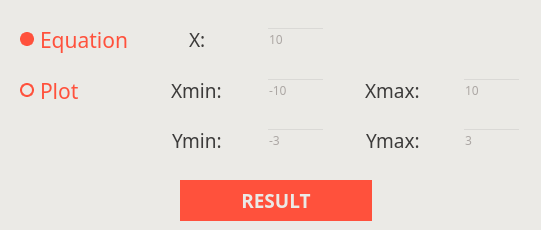
<?xml version="1.0" encoding="UTF-8"?>
<ui version="4.0">
    <class>plotOrEquationView</class>
    <widget class="QDialog" name="plotOrEquationView">
        <property name="geometry">
            <rect>
                <x>0</x>
                <y>0</y>
                <width>541</width>
                <height>230</height>
            </rect>
        </property>
        <property name="minimumSize">
            <size>
                <width>541</width>
                <height>230</height>
            </size>
        </property>
        <property name="maximumSize">
            <size>
                <width>541</width>
                <height>230</height>
            </size>
        </property>
        <property name="windowTitle">
            <string>Dialog</string>
        </property>
        <property name="styleSheet">
            <string notr="true">background-color:  #ebeae6;</string>
        </property>
        <widget class="QWidget" name="gridLayoutWidget">
            <property name="geometry">
                <rect>
                    <x>20</x>
                    <y>10</y>
                    <width>501</width>
                    <height>161</height>
                </rect>
            </property>
            <property name="font">
                <font>
                    <pointsize>14</pointsize>
                </font>
            </property>
            <layout class="QGridLayout" name="gridLayout">
                <item row="1" column="2">
                    <widget class="QLineEdit" name="equationXValueLine">
                        <property name="font">
                            <font>
                                <family>JetBrains Mono</family>
                                <bold>false</bold>
                            </font>
                        </property>
                        <property name="styleSheet">
                            <string notr="true">background: transparent;
color: #aca7a4;</string>
                        </property>
                        <property name="text">
                            <string>10</string>
                        </property>
                        <property name="maxLength">
                            <number>7</number>
                        </property>
                        <property name="readOnly">
                            <bool>false</bool>
                        </property>
                    </widget>
                </item>
                <item row="1" column="1">
                    <widget class="QLineEdit" name="equationXLine">
                        <property name="font">
                            <font>
                                <family>JetBrains Mono</family>
                                <pointsize>14</pointsize>
                                <bold>false</bold>
                            </font>
                        </property>
                        <property name="layoutDirection">
                            <enum>Qt::LeftToRight</enum>
                        </property>
                        <property name="styleSheet">
                            <string notr="true">background: transparent;
border: none;
color: #3c3b3a;</string>
                        </property>
                        <property name="text">
                            <string>X:</string>
                        </property>
                        <property name="alignment">
                            <set>Qt::AlignCenter</set>
                        </property>
                        <property name="readOnly">
                            <bool>true</bool>
                        </property>
                    </widget>
                </item>
                <item row="2" column="3">
                    <widget class="QLineEdit" name="plotXmaxLine">
                        <property name="font">
                            <font>
                                <family>JetBrains Mono</family>
                                <pointsize>14</pointsize>
                                <bold>false</bold>
                            </font>
                        </property>
                        <property name="styleSheet">
                            <string notr="true">background: transparent;
border: none;
color: #3c3b3a;</string>
                        </property>
                        <property name="text">
                            <string>Xmax:</string>
                        </property>
                        <property name="alignment">
                            <set>Qt::AlignCenter</set>
                        </property>
                        <property name="readOnly">
                            <bool>true</bool>
                        </property>
                    </widget>
                </item>
                <item row="2" column="2">
                    <widget class="QLineEdit" name="plotXminValueLine">
                        <property name="font">
                            <font>
                                <family>JetBrains Mono</family>
                                <bold>false</bold>
                            </font>
                        </property>
                        <property name="styleSheet">
                            <string notr="true">background: transparent;
color: #aca7a4;</string>
                        </property>
                        <property name="text">
                            <string>-10</string>
                        </property>
                        <property name="maxLength">
                            <number>8</number>
                        </property>
                    </widget>
                </item>
                <item row="3" column="4">
                    <widget class="QLineEdit" name="plotYmaxValueLine">
                        <property name="font">
                            <font>
                                <family>JetBrains Mono</family>
                                <bold>false</bold>
                            </font>
                        </property>
                        <property name="styleSheet">
                            <string notr="true">background: transparent;
color: #aca7a4;</string>
                        </property>
                        <property name="text">
                            <string>3</string>
                        </property>
                        <property name="maxLength">
                            <number>8</number>
                        </property>
                    </widget>
                </item>
                <item row="3" column="2">
                    <widget class="QLineEdit" name="plotYminValueLine">
                        <property name="enabled">
                            <bool>true</bool>
                        </property>
                        <property name="font">
                            <font>
                                <family>JetBrains Mono</family>
                                <bold>false</bold>
                            </font>
                        </property>
                        <property name="styleSheet">
                            <string notr="true">background: transparent;
color: #aca7a4;</string>
                        </property>
                        <property name="text">
                            <string>-3</string>
                        </property>
                        <property name="maxLength">
                            <number>8</number>
                        </property>
                    </widget>
                </item>
                <item row="3" column="1">
                    <widget class="QLineEdit" name="plotYminLine">
                        <property name="font">
                            <font>
                                <family>JetBrains Mono</family>
                                <pointsize>14</pointsize>
                                <bold>false</bold>
                            </font>
                        </property>
                        <property name="styleSheet">
                            <string notr="true">background: transparent;
border: none;
color: #3c3b3a;</string>
                        </property>
                        <property name="text">
                            <string>Ymin:</string>
                        </property>
                        <property name="alignment">
                            <set>Qt::AlignCenter</set>
                        </property>
                        <property name="readOnly">
                            <bool>true</bool>
                        </property>
                    </widget>
                </item>
                <item row="2" column="4">
                    <widget class="QLineEdit" name="plotXmaxValueLine">
                        <property name="font">
                            <font>
                                <family>JetBrains Mono</family>
                                <bold>false</bold>
                            </font>
                        </property>
                        <property name="styleSheet">
                            <string notr="true">background: transparent;
color: #aca7a4;</string>
                        </property>
                        <property name="text">
                            <string>10</string>
                        </property>
                        <property name="maxLength">
                            <number>8</number>
                        </property>
                    </widget>
                </item>
                <item row="2" column="1">
                    <widget class="QLineEdit" name="plotXminLine">
                        <property name="font">
                            <font>
                                <family>JetBrains Mono</family>
                                <pointsize>14</pointsize>
                                <bold>false</bold>
                            </font>
                        </property>
                        <property name="styleSheet">
                            <string notr="true">background: transparent;
border: none;
color: #3c3b3a;</string>
                        </property>
                        <property name="text">
                            <string>Xmin:</string>
                        </property>
                        <property name="alignment">
                            <set>Qt::AlignCenter</set>
                        </property>
                        <property name="readOnly">
                            <bool>true</bool>
                        </property>
                    </widget>
                </item>
                <item row="3" column="3">
                    <widget class="QLineEdit" name="plotYmaxLine">
                        <property name="font">
                            <font>
                                <family>JetBrains Mono</family>
                                <pointsize>14</pointsize>
                                <bold>false</bold>
                            </font>
                        </property>
                        <property name="styleSheet">
                            <string notr="true">background: transparent;
border: none;
color: #3c3b3a;</string>
                        </property>
                        <property name="text">
                            <string>Ymax:</string>
                        </property>
                        <property name="alignment">
                            <set>Qt::AlignCenter</set>
                        </property>
                        <property name="readOnly">
                            <bool>true</bool>
                        </property>
                    </widget>
                </item>
                <item row="1" column="0">
                    <widget class="QRadioButton" name="equationRadioButton">
                        <property name="font">
                            <font>
                                <family>JetBrains Mono</family>
                                <pointsize>16</pointsize>
                                <bold>false</bold>
                            </font>
                        </property>
                        <property name="styleSheet">
                            <string notr="true">QRadioButton {
	padding: 0.5em 0.5em;
	background: transparent;
	color: #ff513c;
}

QRadioButton::indicator {
    width:                  10px;
    height:                 10px;
    border-radius:          7px;
}

QRadioButton::indicator:checked {
    background-color: #ff513c;
    border: 2px solid #ff513c
}

QRadioButton::indicator:unchecked {
    border: 2px solid #ff513c;
}</string>
                        </property>
                        <property name="text">
                            <string>Equation</string>
                        </property>
                        <property name="checked">
                            <bool>true</bool>
                        </property>
                    </widget>
                </item>
                <item row="2" column="0">
                    <widget class="QRadioButton" name="plotRadioButton">
                        <property name="font">
                            <font>
                                <family>JetBrains Mono</family>
                                <pointsize>16</pointsize>
                                <bold>false</bold>
                            </font>
                        </property>
                        <property name="styleSheet">
                            <string notr="true">QRadioButton {
	padding: 0.5em 0.5em;
	background: transparent;
	color: #ff513c;
}

QRadioButton::indicator {
    width:                  10px;
    height:                 10px;
    border-radius:          7px;
}

QRadioButton::indicator:checked {
    background-color: #ff513c;
    border: 2px solid #ff513c
}

QRadioButton::indicator:unchecked {
    border: 2px solid #ff513c;
}</string>
                        </property>
                        <property name="text">
                            <string>Plot</string>
                        </property>
                    </widget>
                </item>
            </layout>
        </widget>
        <widget class="QPushButton" name="resultPlotOrEquaButton">
            <property name="geometry">
                <rect>
                    <x>180</x>
                    <y>180</y>
                    <width>192</width>
                    <height>41</height>
                </rect>
            </property>
            <property name="font">
                <font>
                    <family>JetBrains Mono</family>
                    <pointsize>14</pointsize>
                    <bold>true</bold>
                </font>
            </property>
            <property name="styleSheet">
                <string notr="true">QPushButton {
        background-color: #ff513c;
        border-radius:0.4em;
        padding: 0.7em 1.7em;
        border: none;
        color: #ebeae6;
        text-transform: uppercase;
}

QPushButton:pressed {
        color: rgba(41, 47, 46, 231);
}</string>
            </property>
            <property name="text">
                <string>RESULT</string>
            </property>
        </widget>
    </widget>
    <resources />
    <connections />
</ui>
